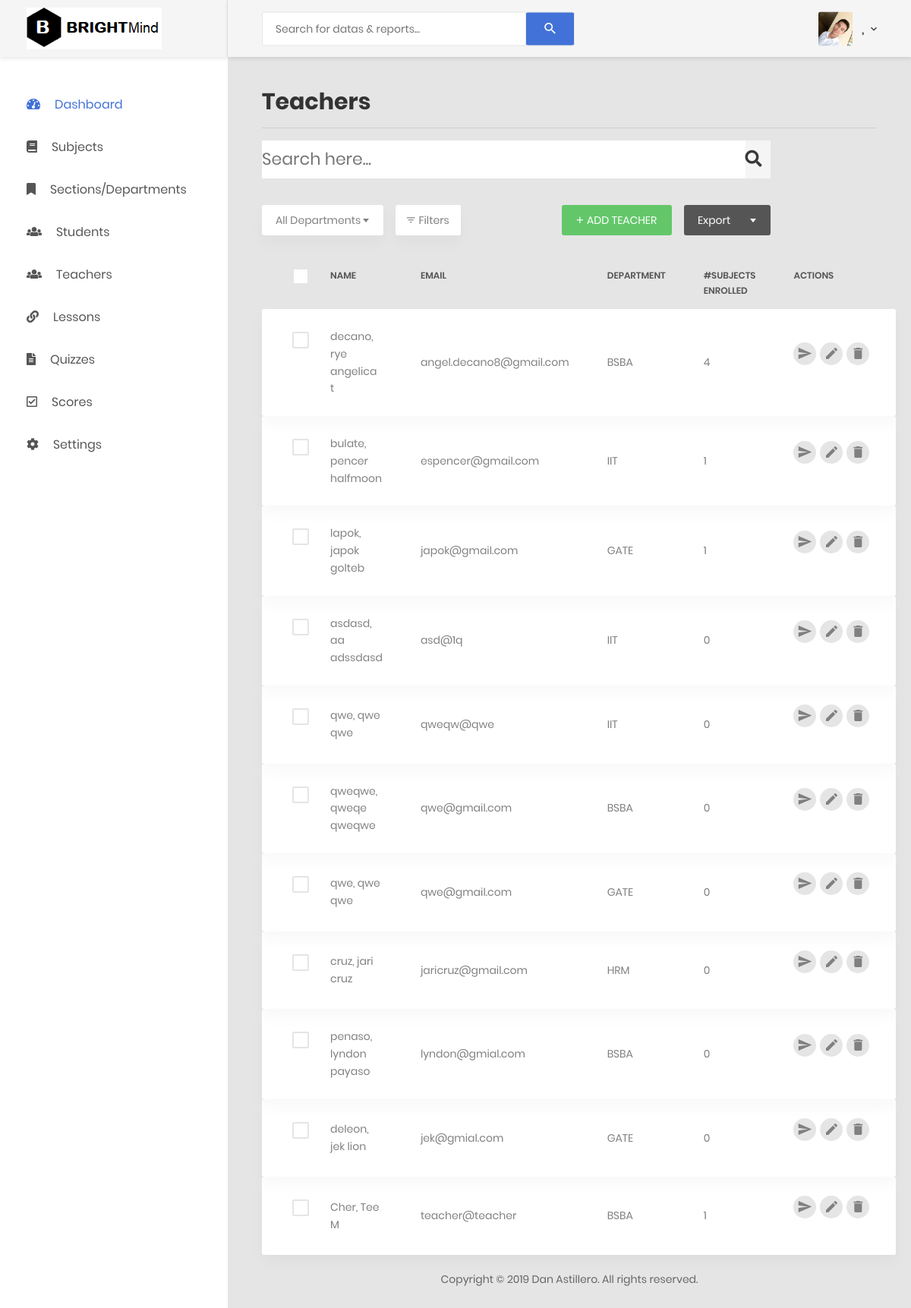
The page /adminteachers.php on the database its author committed.
### tables this page shows
CREATE TABLE `teacherstbl` (
  `teachersid` int(10) NOT NULL,
  `email` varchar(100) NOT NULL,
  `password` varchar(100) NOT NULL,
  `fname` varchar(100) NOT NULL,
  `lname` varchar(100) NOT NULL,
  `mname` varchar(100) NOT NULL,
  `deptid` int(10) NOT NULL
);

### adminteachers.php (the view, shortened to what this page needs)
<!DOCTYPE html>
<html lang="en">
<head>
    <link href="css/font-face.css" rel="stylesheet" media="all">
    <link href="vendor/font-awesome-4.7/css/font-awesome.min.css" rel="stylesheet" media="all">
    <link href="vendor/font-awesome-5/css/fontawesome-all.min.css" rel="stylesheet" media="all">
    <link href="vendor/mdi-font/css/material-design-iconic-font.min.css" rel="stylesheet" media="all">
    <link href="vendor/bootstrap-4.1/bootstrap.min.css" rel="stylesheet" media="all">
    <link href="vendor/animsition/animsition.min.css" rel="stylesheet" media="all">
    <link href="vendor/bootstrap-progressbar/bootstrap-progressbar-3.3.4.min.css" rel="stylesheet" media="all">
    <link href="vendor/wow/animate.css" rel="stylesheet" media="all">
    <link href="vendor/css-hamburgers/hamburgers.min.css" rel="stylesheet" media="all">
    <link href="vendor/slick/slick.css" rel="stylesheet" media="all">
    <link href="vendor/select2/select2.min.css" rel="stylesheet" media="all">
    <link href="vendor/perfect-scrollbar/perfect-scrollbar.css" rel="stylesheet" media="all">
    <link href="css/theme.css" rel="stylesheet" media="all">
</head>
<body class="animsition">
    <div class="page-wrapper">
        <?php include("adminheadermobileandsidebar.php"); ?>
        <div class="page-container">
            <?php include("adminheader.php"); ?>
            <div class="main-content">
                <div class="section__content section__content--p30">
                    <div class="container-fluid">
                        <div>
                            <h2>Teachers</h2><hr/>
                        </div>
                        <div class="row">
                            <div class="col-md-10">
                            <h3 class="title-5 m-b-35" style="background-color: whitesmoke;"><input style="width:95%; min-height:50px;" type="Search" id="searchstudent" onkeyup="searchstudent()" placeholder="Search here..."><i class="fas fa-search"></i></h3>
                                <div class="table-data__tool">
                                    <div class="table-data__tool-left">
                                        <div class="rs-select2--light rs-select2--md">
                                        </div>
                                        <button class="au-btn-filter">
                                            <i class="zmdi zmdi-filter-list"></i>Filters</button>
                                    </div>
                                    <div class="table-data__tool-right">
                                        <button class="au-btn au-btn-icon au-btn--green au-btn--small" data-toggle="modal" data-target="#add">
                                            <i class="zmdi zmdi-plus"></i>Add Teacher</button>
                                        <div class="rs-select2--dark rs-select2--sm rs-select2--dark2">
                                        </div>
                                    </div>
                                </div>
                                <div class="table-responsive table-responsive-data2">
                                  <table class="table table-data2">
                                        <thead>
                                            <tr>
                                                <th>
                                                    <label class="au-checkbox">
                                                        <span class="au-checkmark"></span>
                                                    </label>
                                                </th>
                                                <th>name</th>
                                                <th>email</th>
                                                <th>department</th>
                                                <th>#subjects enrolled</th>
                                                <th>Actions</th>
                                            </tr>
                                        </thead>
                                        <tbody id="response">
                                        <?php
                                        $sql="select teachersid, concat(lname, ', ', fname , ' ', mname) AS name, email, (SELECT departmentname from departmenttbl WHERE deptid=teacherstbl.deptid) AS departmentname, (SELECT count(subjectid) from teachersubjecttbl where teachersid=teacherstbl.teachersid) AS NoOfSubject FROM teacherstbl";
                                        $result=mysqli_query($con, $sql);
                                        if(mysqli_num_rows($result)){
                                        while($row = mysqli_fetch_array($result))
                                        {?>
                                            <tr class="tr-shadow">
                                                <td>
                                                    <label class="au-checkbox">
                                                        <span class="au-checkmark"></span>
                                                    </label>
                                                </td>
                                                <?php echo "<td>".$row['name']."</td>";?>
                                               <?php echo "<td>".$row['email']."</td>";?>
                                               <?php echo "<td>".$row['departmentname']."</td>";?>
                                                <?php echo "<td>".$row['NoOfSubject']."</td>";?>
                                                <td>
                                                    <div class="table-data-feature">
                                                        <button onclick="setmodalid(<?php echo $row['teachersid']; ?>)" class="item" data-toggle="modal" data-placement="top" title="Send Notification" type="button" data-target="#sendnotif">
                                                            <i class="zmdi zmdi-mail-send"></i>
                                                        </button>
                                                        <button type="button" onclick="editsteacher(<?php echo $row['teachersid']; ?>)" class="item" data-placement="top" title="Edit"  data-toggle="modal" data-target="#add">
                                                            <i class="zmdi zmdi-edit"></i>
                                                        </button>
                                                        <a href="<?php echo "processj.php?deleteteachers=1&id=".$row['teachersid'] ?>">
                                                        <button class="item" data-toggle="tooltip" data-placement="top" title="Delete">
                                                            <i class="zmdi zmdi-delete"></i>
                                                        </button>
                                                    </div>
                                                </td>
                                            </tr>
                                        <?php
                                        }
                                    }else{
                                        echo "<tr><td></td><td></td><td>No data Found</td><td></td><td></td><td></td>
                                        </tr>";
                                    }
                                    ?>
                                        </tbody>
                                    </table>
                                </div>
                            </div>
                        </div>
                    </div>
                </div>
                    <div class="row">
                            <div class="col-md-12">
                                <div class="copyright">
                                    <p>Copyright © 2019 Dan Astillero. All rights reserved.</p>
                                </div>
                            </div>
                        </div>
                    </div>
        </div>
    </div>
</body>
</html>

### rows shown on the page
teacherstbl: name "decano, rye angelica t", email "angel.decano8@gmail.com", departmentname "BSBA", NoOfSubject "4"
teacherstbl: name "bulate, pencer halfmoon", email "espencer@gmail.com", departmentname "IIT", NoOfSubject "1"
teacherstbl: name "lapok, japok golteb", email "japok@gmail.com", departmentname "GATE", NoOfSubject "1"
teacherstbl: name "asdasd, aa adssdasd", email "asd@1q", departmentname "IIT", NoOfSubject "0"
teacherstbl: name "qwe, qwe qwe", email "qweqw@qwe", departmentname "IIT", NoOfSubject "0"
teacherstbl: name "qweqwe, qweqe qweqwe", email "qwe@gmail.com", departmentname "BSBA", NoOfSubject "0"
teacherstbl: name "qwe, qwe qwe", email "qwe@gmail.com", departmentname "GATE", NoOfSubject "0"
teacherstbl: name "cruz, jari cruz", email "jaricruz@gmail.com", departmentname "HRM", NoOfSubject "0"
teacherstbl: name "penaso, lyndon payaso", email "lyndon@gmial.com", departmentname "BSBA", NoOfSubject "0"
teacherstbl: name "deleon, jek lion", email "jek@gmial.com", departmentname "GATE", NoOfSubject "0"
teacherstbl: name "Cher, Tee M", email "teacher@teacher", departmentname "BSBA", NoOfSubject "1"
